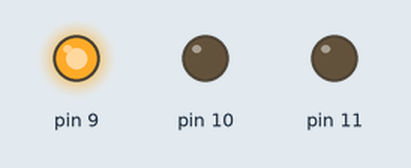
This sketch was run on a simulated Arduino Uno, built with avr-gcc and run on an emulated ATmega328P. Parts: output pins drawn as LEDs (lit = HIGH).

Above: at 0.1 s.
At 0.9 s:
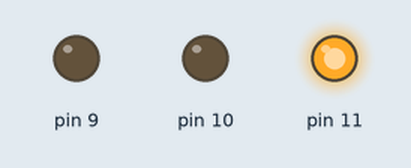
At 1.7 s:
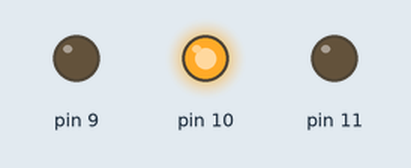
At 2.7 s:
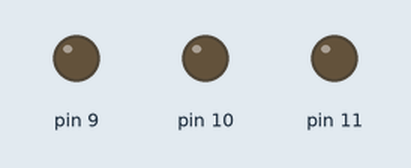
Timing chart, 0 to 3.0 s (numbered marks = the images above):
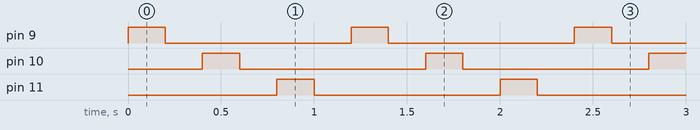

Measured:
- by itself, pin 9–11: alternates HIGH for 0.20 s and LOW for 1.0 s
- by itself, everything shown: repeats every 1.2 s, in 6 steps

The sketch:

Ej1_apartado5.ino
```cpp
void setup() {
  for ( int i = 9 ; i <= 11 ; i++)
  {
    pinMode(i, OUTPUT);
  }

}

void loop() {

  for (int i=9 ; i <= 11 ; i++)
  {
       digitalWrite( i , HIGH) ;
       delay (200) ;
       digitalWrite( i , LOW);
       delay (200) ;
  }
}
```
